Frame 1 (no input): blank canvas, image omitted
Frame 60 (the mouse pressed at the canvas centre just before this capture): blank canvas, image omitted
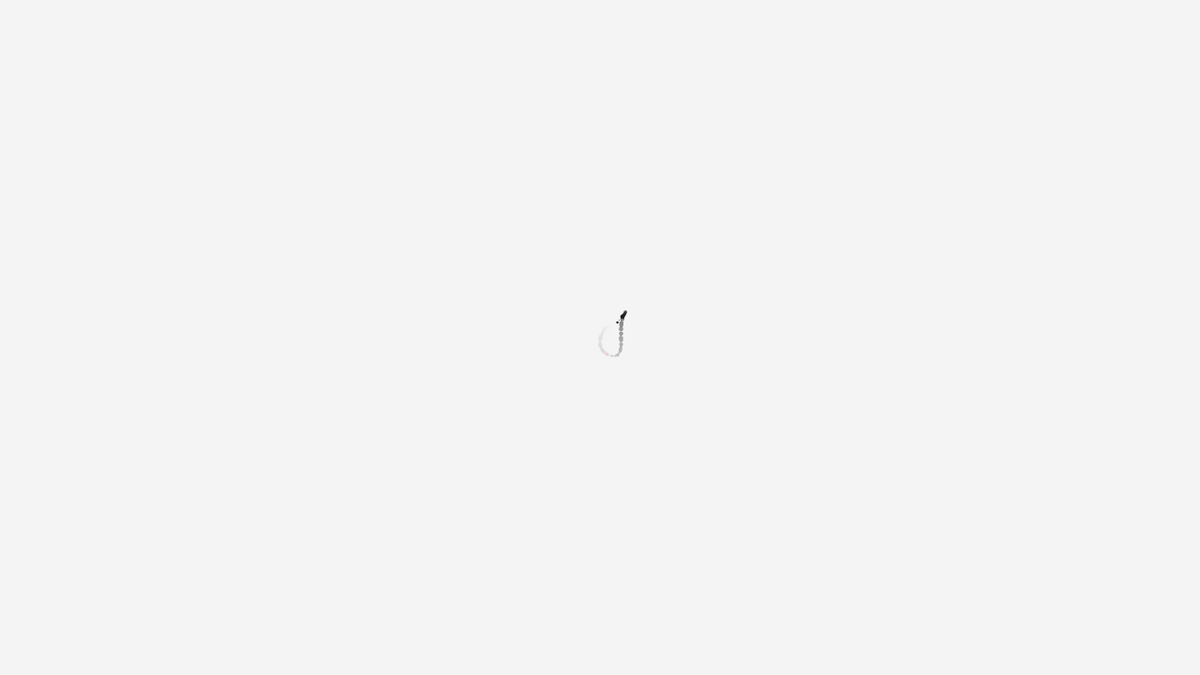
Frame 120 (the mouse held since frame 60 and released just before this capture)

The Processing sketch whose frames 1 and 60 were blank and that drew this single picture after the mouse press (run headless with seeded random() and noise(); from frame 60 on, the mouse is pressed at the canvas centre):

// Processing sketch: week06_recTry_v04
// ── week06_recTry_v04.pde
Sine xSine;
Sine ySine;

Sine ampS;
Sine freS;

float amp,fre;
float x, y;

float t;
float size;
float q;

void setup() {
  frameRate(500);
  size(1280, 720);
  xSine = new Sine(0, 0, 0,width/2); 
  ySine = new Sine(0, 0, 0, height/2);
  ampS = new Sine(0,0,0,0);
  freS = new Sine(0,0,0,0);
  noStroke();
  background(244);
  fill(244,0,0,100);
}

void draw() {
  fill(244,10);
  rect(0,0,width,height);
  fill(0);
//  x = xSine.run(0.01,100);
//  y = ySine.run(0.1,70);
  size =  map(noise(t),0,1,10,244);
  //color of dots 
  if(frameCount % (int)random(1,90) == 0 ) fill(size,0,0,200);
  if(frameCount % (int)random(1,100) == 0){  q = 0.01;}
  else q = 0.1;
  //change these numbers
  amp = ampS.run(0.001,250);
  fre = freS.run(q,q);
  x = xSine.run(fre,amp);
  y = ySine.run(0.1,amp);
  //float s = ampS.run(0.001,2);
  float sz = random(5);
  ellipse(x, y,sz, sz);
  t+=1;
}


// ── wave.pde
class Wave {
  float freq, time, amp, off;
  
  Wave(float _time, float _freq, float _amp, float _off) {
    time = _time;
    freq = _freq;
    amp = _amp;
    off = _off;
  }
  void update() {
    time+=freq;
  }

  float run(float _freq, float _amp) {
    freq = _freq;
    amp = _amp;
    update();
    return wave();
  }

  float wave() {
    return 0;
  }
}

class Sine extends Wave {
  Sine(float t, float f, float a, float o) {
    super(t, f, a, o);
  }

  float wave() {
    return sin(time)*amp+off;
  }
}
